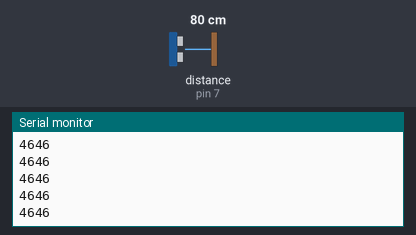
A sketch run on a simulated Arduino Uno, built with avr-gcc and run on an emulated ATmega328P. On the bench: the last lines printed to the serial monitor. Wiring (inferred from the names in the program): ultrasonic range finder: trigger pin 8; echo pin 7. Inputs (shaded band) come from the test bench; at power-on: distance to the obstacle (sensor on pin 7) 80 cm. The echo pulse lasts 58.3 µs per cm.

Above: at 1.2 s.
1.3 s: distance to the obstacle (sensor on pin 7) set to 2 cm
At 2.4 s:
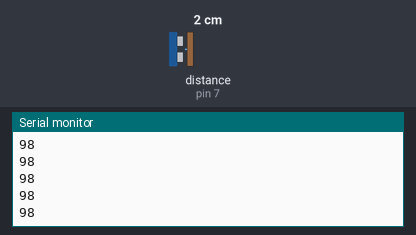
2.8 s: distance to the obstacle (sensor on pin 7) set to 4 cm
At 3.7 s:
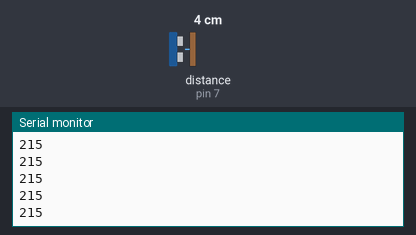
Timing chart, 0 to 5.8 s (numbered marks = the images above; inputs shaded):
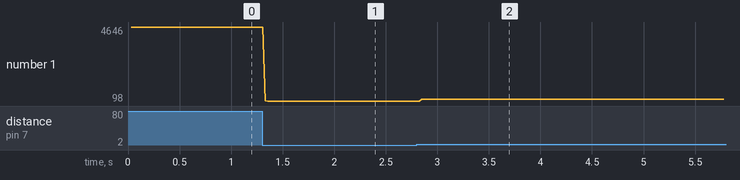

Measured:
- after the input at 1.3 s, the serial monitor: prints a new line at once (image 1)
- after the input at 2.8 s, the serial monitor: prints a new line after 0.05 s (image 2)
- plotted number 1: 4646 → 98 after the input at 1.3 s, 98 → 215 after the input at 2.8 s

The sketch:

testsensor1.ino
```cpp
int trigPin = 8;
int echoPin = 7;
int travelTime;


void setup(){
  pinMode(trigPin, OUTPUT);
  pinMode(echoPin, INPUT);
  Serial.begin(9600);
}

void loop(){
  digitalWrite(trigPin, LOW);
  delayMicroseconds(10);
  digitalWrite(trigPin,HIGH);
  delayMicroseconds(10);
  digitalWrite(trigPin, LOW);
  travelTime = pulseIn(echoPin, HIGH);
  delay(25);
  Serial.println(travelTime);
}
```
